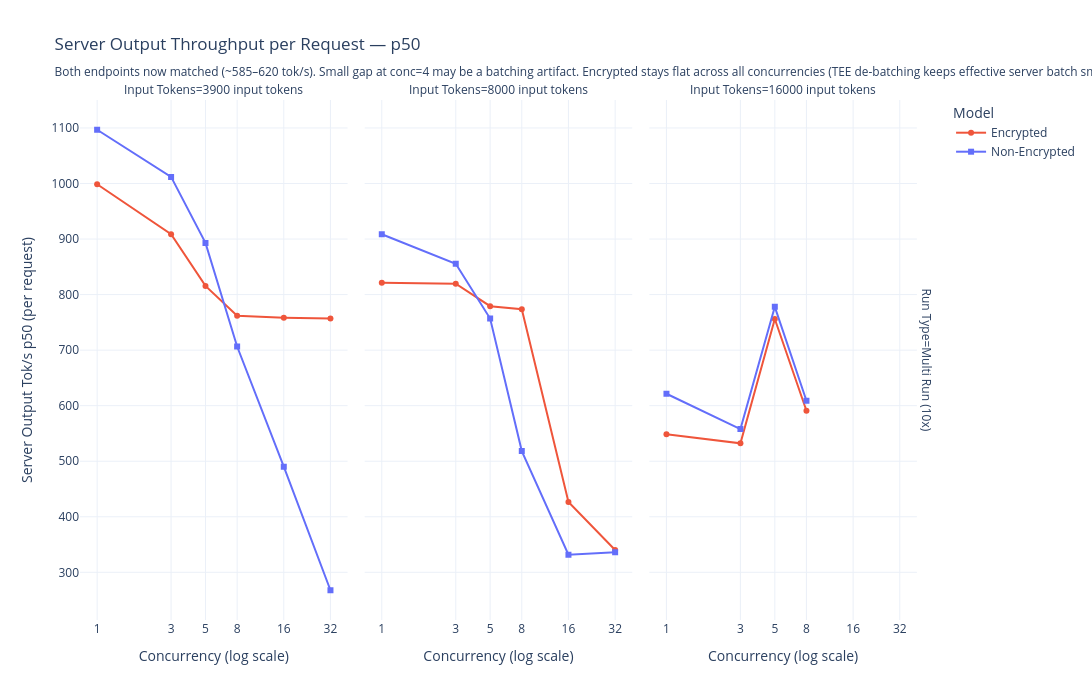

Write notebook code for a chart like this one.
### Code cell
fig = px.line(
    df_all,
    x='num_concurrent_requests',
    y='server_output_token_per_s_p50',
    color='label',
    symbol='label',
    facet_col='in_tokens_label',
    facet_row='run_type',
    color_discrete_map=COLOR_MAP,
    symbol_map=SYMBOL_MAP,
    log_x=True,
    markers=True,
    labels={
        'num_concurrent_requests':      'Concurrency (log scale)',
        'server_output_token_per_s_p50': 'Server Output Tok/s p50 (per request)',
        'label':                         'Model',
        'in_tokens_label':              'Input Tokens',
        'run_type':                      'Run Type',
    },
    title=(
        'Server Output Throughput per Request — p50<br>'
        '<sub>Both endpoints now matched (~585–620 tok/s). Small gap at conc=4 may be a batching artifact. '
        'Encrypted stays flat across all concurrencies (TEE de-batching keeps effective server batch small). '
        'Non-Encrypted baseline is slightly higher but both degrade similarly at large batches.</sub>'
    ),
)
fig.update_layout(height=700, width=1100, template='plotly_white')
fig.update_xaxes(tickvals=CONC_ORDER, ticktext=CONC_STR)
fig.show()

### Figure 1 — Plotly figure (JSON) as saved in the notebook; plotly's stock layout.template omitted (floating-point values rounded to 4 significant figures)
{"data": [{"hovertemplate": "Model=Encrypted<br>Run Type=Multi Run (10x)<br>Input Tokens=3900 input tokens<br>Concurrency (log scale)=%{x}<br>Server Output Tok/s p50 (per request)=%{y}<extra></extra>", "legendgroup": "Encrypted", "line": {"color": "#EF553B", "dash": "solid"}, "marker": {"symbol": "circle"}, "mode": "lines+markers", "name": "Encrypted", "orientation": "v", "showlegend": true, "type": "scatter", "x": [1, 3, 5, 8, 16, 32], "xaxis": "x", "y": [998.7, 908.6, 815.7, 761.8, 758.4, 756.8], "yaxis": "y"}, {"hovertemplate": "Model=Encrypted<br>Run Type=Multi Run (10x)<br>Input Tokens=8000 input tokens<br>Concurrency (log scale)=%{x}<br>Server Output Tok/s p50 (per request)=%{y}<extra></extra>", "legendgroup": "Encrypted", "line": {"color": "#EF553B", "dash": "solid"}, "marker": {"symbol": "circle"}, "mode": "lines+markers", "name": "Encrypted", "orientation": "v", "showlegend": false, "type": "scatter", "x": [1, 3, 5, 8, 16, 32], "xaxis": "x2", "y": [821.5, 819.5, 779.1, 773.7, 426.6, 340.0], "yaxis": "y2"}, {"hovertemplate": "Model=Encrypted<br>Run Type=Multi Run (10x)<br>Input Tokens=16000 input tokens<br>Concurrency (log scale)=%{x}<br>Server Output Tok/s p50 (per request)=%{y}<extra></extra>", "legendgroup": "Encrypted", "line": {"color": "#EF553B", "dash": "solid"}, "marker": {"symbol": "circle"}, "mode": "lines+markers", "name": "Encrypted", "orientation": "v", "showlegend": false, "type": "scatter", "x": [1, 3, 5, 8], "xaxis": "x3", "y": [548.8, 532.2, 756.0, 590.9], "yaxis": "y3"}, {"hovertemplate": "Model=Non-Encrypted<br>Run Type=Multi Run (10x)<br>Input Tokens=3900 input tokens<br>Concurrency (log scale)=%{x}<br>Server Output Tok/s p50 (per request)=%{y}<extra></extra>", "legendgroup": "Non-Encrypted", "line": {"color": "#636EFA", "dash": "solid"}, "marker": {"symbol": "square"}, "mode": "lines+markers", "name": "Non-Encrypted", "orientation": "v", "showlegend": true, "type": "scatter", "x": [1, 3, 5, 8, 16, 32], "xaxis": "x", "y": [1097.0, 1012.0, 893.1, 706.5, 490.1, 267.7], "yaxis": "y"}, {"hovertemplate": "Model=Non-Encrypted<br>Run Type=Multi Run (10x)<br>Input Tokens=8000 input tokens<br>Concurrency (log scale)=%{x}<br>Server Output Tok/s p50 (per request)=%{y}<extra></extra>", "legendgroup": "Non-Encrypted", "line": {"color": "#636EFA", "dash": "solid"}, "marker": {"symbol": "square"}, "mode": "lines+markers", "name": "Non-Encrypted", "orientation": "v", "showlegend": false, "type": "scatter", "x": [1, 3, 5, 8, 16, 32], "xaxis": "x2", "y": [908.6, 855.6, 756.8, 518.2, 331.6, 335.9], "yaxis": "y2"}, {"hovertemplate": "Model=Non-Encrypted<br>Run Type=Multi Run (10x)<br>Input Tokens=16000 input tokens<br>Concurrency (log scale)=%{x}<br>Server Output Tok/s p50 (per request)=%{y}<extra></extra>", "legendgroup": "Non-Encrypted", "line": {"color": "#636EFA", "dash": "solid"}, "marker": {"symbol": "square"}, "mode": "lines+markers", "name": "Non-Encrypted", "orientation": "v", "showlegend": false, "type": "scatter", "x": [1, 3, 5, 8], "xaxis": "x3", "y": [621.5, 557.9, 778.0, 608.9], "yaxis": "y3"}], "layout": {"annotations": [{"font": {}, "showarrow": false, "text": "Input Tokens=3900 input tokens", "x": 0.1567, "xanchor": "center", "xref": "paper", "y": 1, "yanchor": "bottom", "yref": "paper"}, {"font": {}, "showarrow": false, "text": "Input Tokens=8000 input tokens", "x": 0.49, "xanchor": "center", "xref": "paper", "y": 1, "yanchor": "bottom", "yref": "paper"}, {"font": {}, "showarrow": false, "text": "Input Tokens=16000 input tokens", "x": 0.8233, "xanchor": "center", "xref": "paper", "y": 1, "yanchor": "bottom", "yref": "paper"}, {"font": {}, "showarrow": false, "text": "Run Type=Multi Run (10x)", "textangle": 90, "x": 0.98, "xanchor": "left", "xref": "paper", "y": 0.5, "yanchor": "middle", "yref": "paper"}], "height": 700, "legend": {"title": {"text": "Model"}, "tracegroupgap": 0}, "title": {"text": "Server Output Throughput per Request — p50<br><sub>Both endpoints now matched (~585–620 tok/s). Small gap at conc=4 may be a batching artifact. Encrypted stays flat across all concurrencies (TEE de-batching keeps effective server batch small). Non-Encrypted baseline is slightly higher but both degrade similarly at large batches.</sub>"}, "width": 1100, "xaxis": {"anchor": "y", "domain": [0, 0.3133], "ticktext": ["1", "3", "5", "8", "16", "32"], "tickvals": [1, 3, 5, 8, 16, 32], "title": {"text": "Concurrency (log scale)"}, "type": "log"}, "xaxis2": {"anchor": "y2", "domain": [0.3333, 0.6467], "matches": "x", "ticktext": ["1", "3", "5", "8", "16", "32"], "tickvals": [1, 3, 5, 8, 16, 32], "title": {"text": "Concurrency (log scale)"}, "type": "log"}, "xaxis3": {"anchor": "y3", "domain": [0.6667, 0.98], "matches": "x", "ticktext": ["1", "3", "5", "8", "16", "32"], "tickvals": [1, 3, 5, 8, 16, 32], "title": {"text": "Concurrency (log scale)"}, "type": "log"}, "yaxis": {"anchor": "x", "domain": [0, 1], "title": {"text": "Server Output Tok/s p50 (per request)"}}, "yaxis2": {"anchor": "x2", "domain": [0, 1], "matches": "y", "showticklabels": false}, "yaxis3": {"anchor": "x3", "domain": [0, 1], "matches": "y", "showticklabels": false}}}
